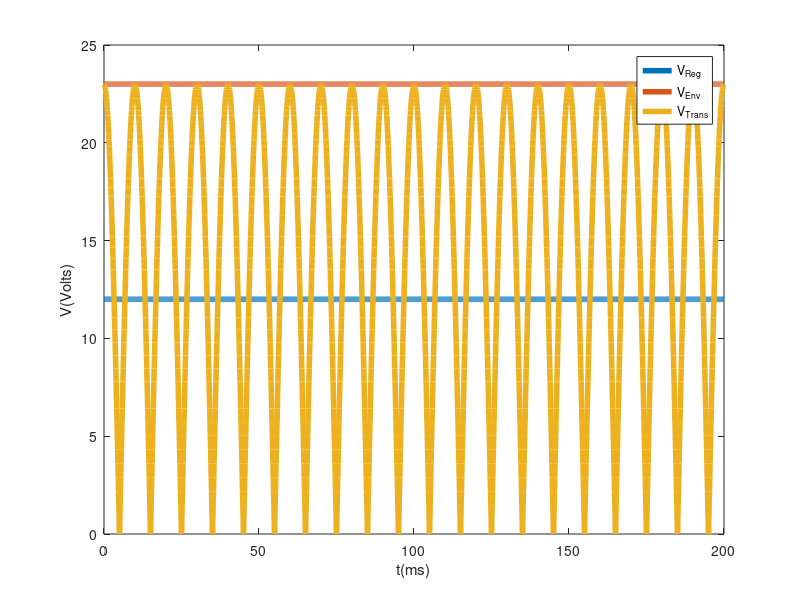
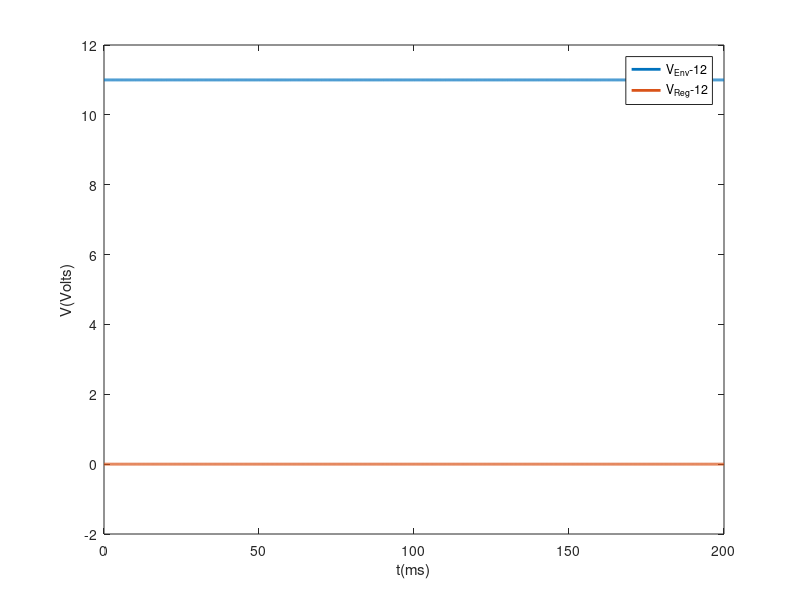

Reproduce these figures in MATLAB, in order.
format long;

R1 = 98437;
C = 0.0073476945;
n = 10; %numero de espiras no transformador
eta = 1; %constante do material - usada na formula dos diodos
freq = 50;
I_s = 1e-14; %constante para calcular a tensao nos diodos
k = 22; %numero de diodos
%Vd = 0.6;
Vs = 230; %tensao inicial no source
Vt = 0.025; %constante para o calculo da corrente nos díodos, thermal voltage
w = 2*pi*freq;

T = 1/(2*freq);
t_off = (1/4)*T;

R2 = 677410;

for i = 1:20
  f = (Vs/n)*C*w*sin(w*t_off) - (1/R1)*(Vs/n)*cos(w*t_off) - I_s*(exp(12/(eta*Vt*k))-1);
  fl = (Vs/n)*C*(w^2)*cos(w*t_off)+(1/R1)*(Vs/n)*w*sin(w*t_off);
  t_off = t_off - (f/fl);
endfor

t_on = (3/4)*T;

Req = 1/((1/R1)+(1/R2)); %desprezar resistencia dos diodos?

%duvidas: sinal menos/mais linha 33 // onde obter o valor de VT-temperatura

for i = 1:20
  f = (Vs/n)*cos(w*t_on)+(Vs/n)*cos(w*t_off)*exp(-(1/(Req*C))*(t_on-t_off));
  fl = -w*(Vs/n)*sin(w*t_on)-(Vs/n)*cos(w*t_off)*(1/(Req*C))*exp(-(1/(Req*C))*(t_on-t_off));
  t_on = t_on - (f/fl);
endfor

t = 0:(1e-4):0.2;

l = length(t);

v0_env = ones(1,l);

for i = 1:l
  if t(i)<=t_off
    v0_env(i) = abs((230/n)*cos(w*t(i)));
  else
    if t(i)<=t_on
      v0_env(i) = (230/n)*abs(cos(w*t_off))*exp(-(1/(Req*C))*(t(i)-t_off));
    else
      t_off = t_off + T;
      t_on = t_on + T;
      if t(i)<=t_off
        v0_env(i) = abs((230/n)*cos(w*t(i)));
      else
        if t(i)<=t_on
          v0_env(i) = (230/n)*abs(cos(w*t_off))*exp(-(1/(Req*C))*(t(i)-t_off));
        endif
      endif
    endif
  endif    
endfor



v0_env_dc = mean(v0_env);
ripple_v0_env = max(v0_env) - min(v0_env)
v0_env_centro = (ripple_v0_env/2) + min(v0_env); %centro AC?

rd = (eta*Vt)/(I_s*exp((12/k)/(eta*Vt)));
v0_reg_ac = ((k*rd)/(k*rd + R2))*(v0_env - v0_env_dc);

if v0_env_centro >= 12
    v0_reg_dc = 12;
else
    v0_reg_dc = v0_env_centro; %centro em vez de dc?
endif

v0_reg = v0_reg_ac + v0_reg_dc;

testar = v0_reg - 12;
average = mean(testar);
DC_level = mean (v0_reg)
ripple = max(v0_reg) - min(v0_reg);

Cost = (R1+R2)/1000 + C*(10^6) + 0.1*(k + 4);
Merit = 1/(Cost*(ripple+abs(average) + 10^(-6)))

aux=abs((230/n)*cos(w*t));

f1=figure();
plot(t*1000,v0_reg,"linewidth",4,";V_{Reg};")
hold on
plot(t*1000,v0_env,"linewidth",4,";V_{Env};")
hold on
plot(t*1000,aux,"linewidth",4,";V_{Trans};")
xlabel("t(ms)");
ylabel("V(Volts)");
legend('Location','northeast');
print(f1,"graph1.eps","-depsc");

f2=figure();
plot(t*1000,v0_env -12,"linewidth",2,";V_{Env}-12;")
hold on
plot(t*1000,v0_reg -12,"linewidth",2,";V_{Reg}-12;")
xlabel("t(ms)");
ylabel("V(Volts)");
legend('Location','northeast');
print(f2,"graph2.eps","-depsc");

printf("Envelope_TAB\n");
printf("Ripple Envelope = %e V\n",ripple_v0_env);
printf("Average Envelope = %e V\n",v0_env_dc);
printf("Envelope_END\n");

printf("Regulator_TAB\n");
printf("Ripple Regulator = %e V\n",ripple);
printf("Average Regulator = %e V\n",DC_level);
printf("Regulator_END\n");

